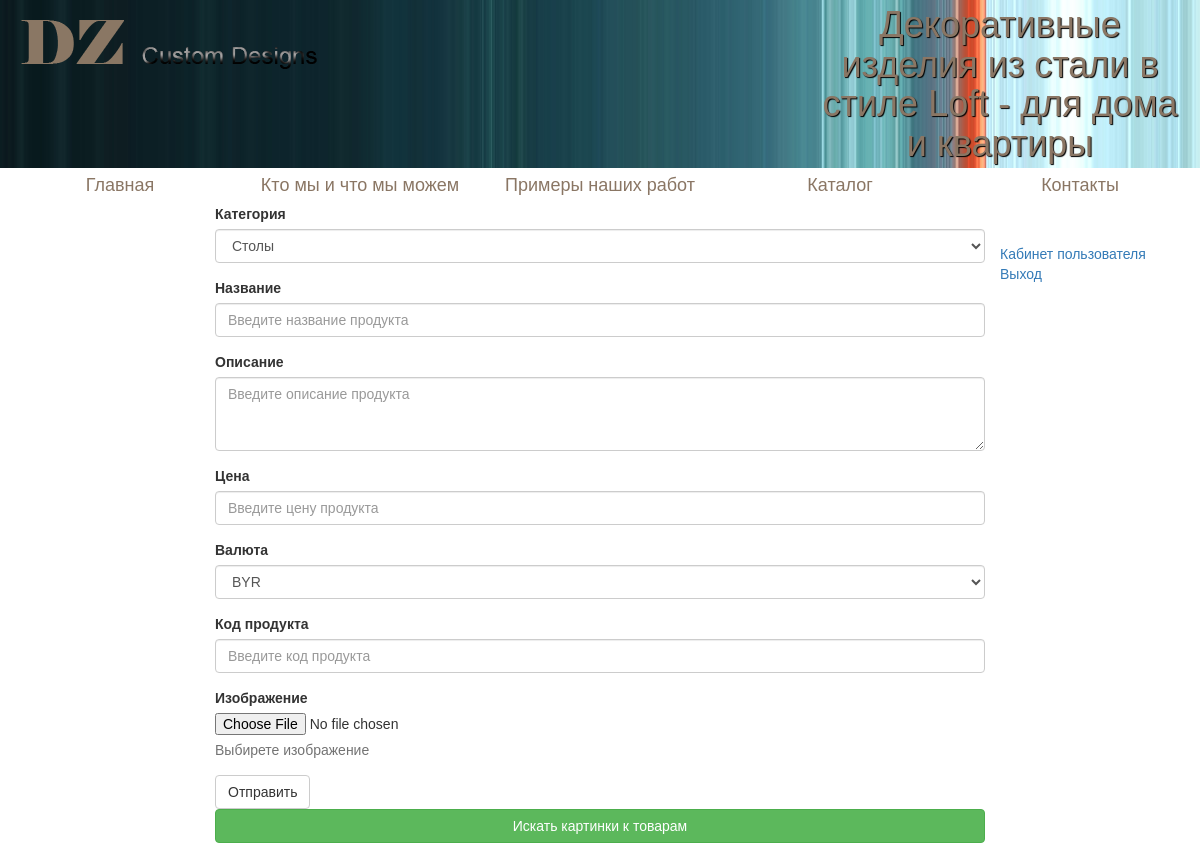
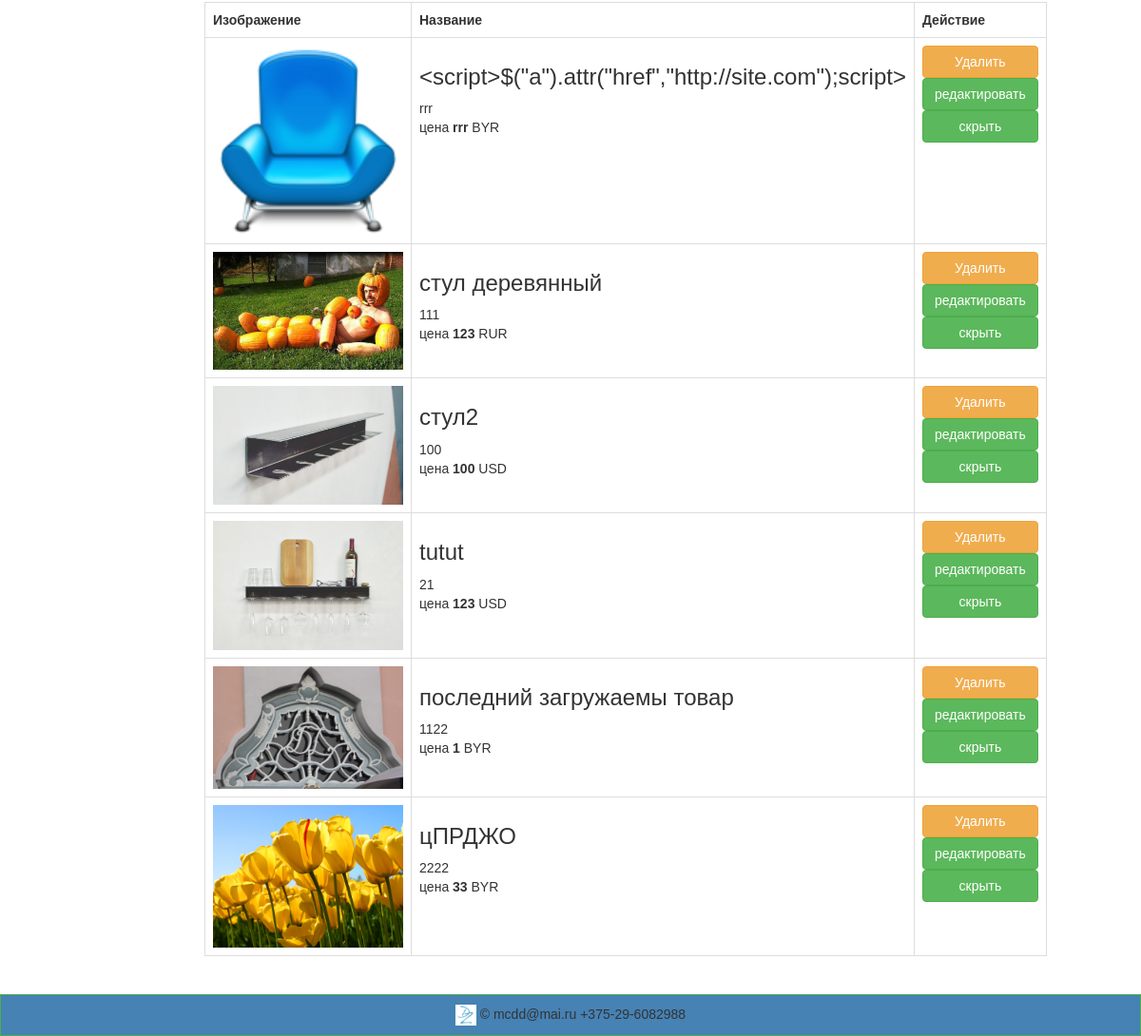
The page /cabinet.php (signed in) on the database as committed earlier (2 pictures, top to bottom).
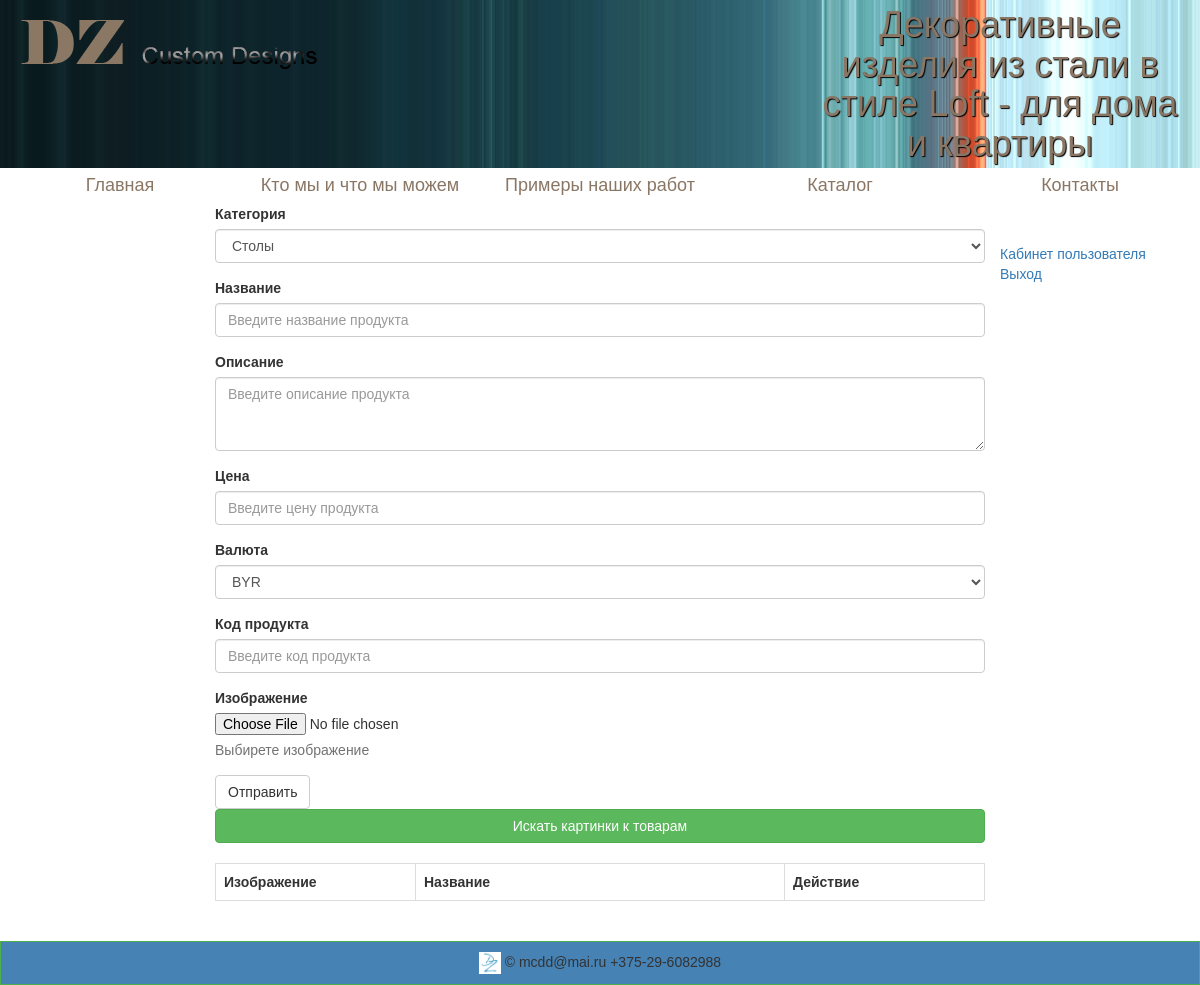
The same page on the database as committed later.
### tables this page shows
CREATE TABLE IF NOT EXISTS `products` (
  `id` int(11) NOT NULL,
  `cat_id` tinytext NOT NULL,
  `name` tinytext NOT NULL,
  `body` text NOT NULL,
  `price` tinytext NOT NULL,
  `product_code` tinytext NOT NULL,
  `picture` tinytext NOT NULL,
  `picture_small` tinytext NOT NULL,
  `currency` tinytext NOT NULL,
  `status` tinytext NOT NULL,
  `putdate` date NOT NULL,
  `user_id` int(11) NOT NULL,
  `showhide` enum('show','hide') NOT NULL DEFAULT 'show'
);

### cabinet.php (the view, shortened to what this page needs)
<?php
 require_once("templates/top.php");
if($_SESSION['id']){
		?>
<form action="cabinet.php" method="post" enctype='multipart/form-data'>
  <div class="form-group">
    <label for="cat_id">Категория</label>
	<select name="cat_id" class="form-control">
		<?php
		$query="SELECT*FROM categories WHERE showhide='show'";
		$cat=mysqli_query($dbcnx, $query);
		while($cats=mysqli_fetch_array($cat)){
		?>
		<option value=<?=$cats['id']?>>
		<?=$cats['name'];?>
		</option>
		<?php
		}
		?>
	</select>
  </div>
  <div class="form-group">
    <label for="name">Название</label>
    <input name="name" type="text" class="form-control" id="name" placeholder="Введите название продукта">
  </div>
    <div class="form-group">
    <label for="body">Описание</label>
	<textarea name="body" class="form-control ckeditor"  rows="3" placeholder="Введите описание продукта"></textarea>
  </div>
<div class="form-group">
    <label for="price">Цена</label>
    <input name="price" type="text" class="form-control" id="price" placeholder="Введите цену продукта">
  </div>
  <div class="form-group">
    <label for="currency">Валюта</label>
	<select name="currency" class="form-control">
	  <option>BYR</option>
	</select>
  </div>
  <div class="form-group">
    <label for="product_code">Код продукта</label>
    <input name="product_code" type="text" class="form-control" id="product_code" placeholder="Введите код продукта">
  </div>
  <div class="form-group">
    <label for="picture">Изображение</label>
    <input name="picture" type="file" id="picture">
    <p class="help-block">Выбирете изображение</p>
  </div>
  <button type="submit" class="btn btn-default">Отправить</button>
</form>
<a href='#' class="btn btn-block btn-success" id='google-search'>Искать картинки к товарам</a>
<?php
$query="SELECT*FROM products WHERE user_id=".$_SESSION['id']." ORDER BY id DESC";
$cat=mysqli_query($dbcnx,$query);
?>
<table class='table table-bordered table-stripted' width=100%>
<tr>
	<th width='200px'>Изображение</th>
	<th>Название</th>
	<th width='200px'>Действие</th>
</tr>
<?php
while($tovs=mysqli_fetch_array($cat)){
$url="?id=".$tovs['id'];
	if($tovs['showhide']=='show'){
	$showhide="<a href='tovshide.php$url' class='btn btn-success btn-block'>скрыть</a>";
	}else{
	$showhide="<a href='tovsshow.php$url' class='btn btn-success btn-block'>отобразить</a>";
	}
if($tovs['picture']!='' ){
$picture=$tovs['picture'];
}else{
$picture="/media/img/icon.png";
}
?>
<tr>
	<td><img src='<?=$picture;?>' width='200px'/></td>
	<td><h3><?=$tovs['name'];?></h3>
		<div><?=$tovs['product_code'];?></div>
		<div>цена <b><?=$tovs['price'];?></b> <?=$tovs['currency'];?></div>
	</td>
	<td><a href='#' class='btn btn-warning btn-block' onclick='delete_position("/adminka/tovsdel.php<?=$url?>","Вы действительно хотите удалить?")'>Удалить</a>
	<a href="tovsedit.php<?=$url;?>" class="btn btn-success btn-block">редактировать</a>
	<?=$showhide 	?>
	</td>
</tr>
<?php
}
?>
</table>
<?php
}else{
echo'ошибка входа';
}
require_once("templates/bottom.php");
?>

### templates/top.php (shortened to what this page needs)
<!doctype html>
<html>
<head>
	<link rel="stylesheet" type ="text/css" href="media/bootstrap/css/bootstrap.min.css" />
	<link rel="stylesheet" type ="text/css" href="media/css/style.css" />
</head>
<body>
<main>
	<div class= "header">
		<div class=col-md-8>
			<img id="logo" src="media/img/Logo.png"/>
		</div>
		<div class=col-md-4>
			<h1>Декоративные изделия из стали в стиле Loft - для дома и квартиры</h1>
		</div>
		<br style="clear:both"/>
	</div>
	<nav class="topmenu">
		<a href="/">Главная</a>
		<a class="<?php if($_GET['url']=="about"){echo "active-link";}  ?>" href="index.php?url=about">Кто мы и что мы можем</a>
		<a href="index.php?url=examples">Примеры наших работ</a>
		<a href="works.php">Каталог</a>
		<a href="index.php?url=contacts">Контакты</a>
	</nav>
	<div class="cont">
		<div class="col-md-2 side_menu_1">
		</div>
		<div class=col-md-8>

### templates/bottom.php
</div>
	<div class="col-md-2 side_menu">
		<?php if($_SESSION['id']){
		?>
			<br><a href="cabinet.php">Кабинет пользователя</a>
			<br><a href="logout.php">Выход</a>
			<?php
			}else{
			?>
				<a href="auth.php">вход</a>
				<p><a href="registration.php">регистрация</a></p>
			<?php
			}
			?>
	</div>
</main>
<br style="clear:both"/>
	<footer class="footer">
		<img src="/media/img/dz_400.png" style="width:22px;height:22px;object-fit:cover;">		</img> &copy; mcdd@mai.ru  +375-29-6082988
	</footer>
	</body>
</html>

### media/css/style.css (style rules this page uses)
body { margin: 0; padding: 0; display: flex; flex-direction: column; min-height: 100vh; font-family: Arial; }
main { flex: 1; }
.header { background-color: #fff; background: url("../img/Fon.jpg"); }
.header h1 { float: left; font-family: Arial; text-align:center; text-shadow: 1px 1px 1px black; color: rgb(138,118,100); margin-top: 5px; margin-bottom: 5px; }
#logo { float: left; padding: 10px 0; }
.topmenu { display: flex; }
.topmenu a { flex: 1; font-family: Arial; text-align: center; color: rgb(138,118,100); padding: 5px 0; font-size: 18px; }
.side_menu { padding: 20px 0; }
.footer { padding: 10px 0; background: rgb(70,130,180); text-align: center; border: 1px solid #4cae4c; }
.btn { white-space:normal; }
.btn-block + .btn-block { margin-top: 0; }

Rows that differ between the two databases and show on the page:
no longer on this page (row edited): products: shows a picture, name "< script >$(\"a\").attr(\"href\",\"http://site.com\"); script >", product_code "rrr", price "rrr", currency "BYR"
removed products: picture (picture), name "стул деревянный", product_code "111", price "123", currency "RUR"
removed products: picture (picture), name "стул2", product_code "100", price "100", currency "USD"
removed products: picture (picture), name "tutut", product_code "21", price "123", currency "USD"
removed products: picture (picture), name "последний загружаемы товар", product_code "1122", price "1", currency "BYR"
removed products: picture (picture), name "цПРДЖО", product_code "2222", price "33", currency "BYR"
